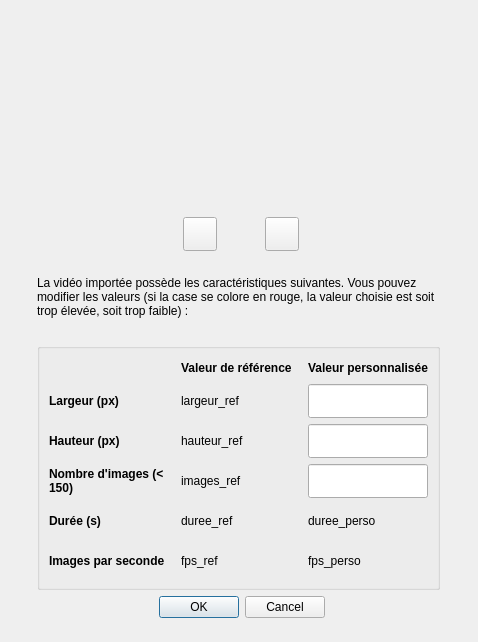
<?xml version="1.0" encoding="UTF-8"?>
<ui version="4.0">
 <class>Dialog</class>
 <widget class="QDialog" name="Dialog">
  <property name="geometry">
   <rect>
    <x>0</x>
    <y>0</y>
    <width>478</width>
    <height>642</height>
   </rect>
  </property>
  <property name="windowTitle">
   <string>Dialog</string>
  </property>
  <layout class="QGridLayout" name="gridLayout">
   <item row="4" column="3">
    <spacer name="verticalSpacer_2">
     <property name="orientation">
      <enum>Qt::Vertical</enum>
     </property>
     <property name="sizeType">
      <enum>QSizePolicy::Fixed</enum>
     </property>
     <property name="sizeHint" stdset="0">
      <size>
       <width>20</width>
       <height>15</height>
      </size>
     </property>
    </spacer>
   </item>
   <item row="7" column="1" colspan="4">
    <widget class="QGroupBox" name="groupBox_2">
     <property name="title">
      <string/>
     </property>
     <layout class="QGridLayout" name="gridLayout_2">
      <item row="0" column="2">
       <widget class="QLabel" name="label_7">
        <property name="styleSheet">
         <string notr="true">font-weight:bold</string>
        </property>
        <property name="text">
         <string>Valeur de référence</string>
        </property>
       </widget>
      </item>
      <item row="1" column="4">
       <widget class="QLineEdit" name="largeur_perso">
        <property name="minimumSize">
         <size>
          <width>0</width>
          <height>34</height>
         </size>
        </property>
       </widget>
      </item>
      <item row="4" column="2">
       <widget class="QLabel" name="duree_ref">
        <property name="sizePolicy">
         <sizepolicy hsizetype="Preferred" vsizetype="Fixed">
          <horstretch>0</horstretch>
          <verstretch>0</verstretch>
         </sizepolicy>
        </property>
        <property name="minimumSize">
         <size>
          <width>0</width>
          <height>34</height>
         </size>
        </property>
        <property name="text">
         <string>duree_ref</string>
        </property>
       </widget>
      </item>
      <item row="1" column="2">
       <widget class="QLabel" name="largeur_ref">
        <property name="sizePolicy">
         <sizepolicy hsizetype="Preferred" vsizetype="Fixed">
          <horstretch>0</horstretch>
          <verstretch>0</verstretch>
         </sizepolicy>
        </property>
        <property name="minimumSize">
         <size>
          <width>0</width>
          <height>34</height>
         </size>
        </property>
        <property name="text">
         <string>largeur_ref</string>
        </property>
       </widget>
      </item>
      <item row="4" column="0">
       <widget class="QLabel" name="label_2">
        <property name="sizePolicy">
         <sizepolicy hsizetype="Preferred" vsizetype="Fixed">
          <horstretch>0</horstretch>
          <verstretch>0</verstretch>
         </sizepolicy>
        </property>
        <property name="minimumSize">
         <size>
          <width>0</width>
          <height>34</height>
         </size>
        </property>
        <property name="styleSheet">
         <string notr="true">font-weight:bold</string>
        </property>
        <property name="text">
         <string>Durée (s)</string>
        </property>
       </widget>
      </item>
      <item row="1" column="1">
       <spacer name="horizontalSpacer">
        <property name="orientation">
         <enum>Qt::Horizontal</enum>
        </property>
        <property name="sizeType">
         <enum>QSizePolicy::Fixed</enum>
        </property>
        <property name="sizeHint" stdset="0">
         <size>
          <width>10</width>
          <height>29</height>
         </size>
        </property>
       </spacer>
      </item>
      <item row="5" column="2">
       <widget class="QLabel" name="fps_ref">
        <property name="sizePolicy">
         <sizepolicy hsizetype="Preferred" vsizetype="Fixed">
          <horstretch>0</horstretch>
          <verstretch>0</verstretch>
         </sizepolicy>
        </property>
        <property name="minimumSize">
         <size>
          <width>0</width>
          <height>34</height>
         </size>
        </property>
        <property name="text">
         <string>fps_ref</string>
        </property>
       </widget>
      </item>
      <item row="4" column="4">
       <widget class="QLabel" name="duree_perso">
        <property name="sizePolicy">
         <sizepolicy hsizetype="Preferred" vsizetype="Fixed">
          <horstretch>0</horstretch>
          <verstretch>0</verstretch>
         </sizepolicy>
        </property>
        <property name="minimumSize">
         <size>
          <width>0</width>
          <height>34</height>
         </size>
        </property>
        <property name="text">
         <string>duree_perso</string>
        </property>
       </widget>
      </item>
      <item row="3" column="4">
       <widget class="QLineEdit" name="images_perso">
        <property name="minimumSize">
         <size>
          <width>0</width>
          <height>34</height>
         </size>
        </property>
       </widget>
      </item>
      <item row="3" column="2">
       <widget class="QLabel" name="images_ref">
        <property name="sizePolicy">
         <sizepolicy hsizetype="Preferred" vsizetype="Fixed">
          <horstretch>0</horstretch>
          <verstretch>0</verstretch>
         </sizepolicy>
        </property>
        <property name="minimumSize">
         <size>
          <width>0</width>
          <height>34</height>
         </size>
        </property>
        <property name="text">
         <string>images_ref</string>
        </property>
       </widget>
      </item>
      <item row="5" column="4">
       <widget class="QLabel" name="fps_perso">
        <property name="sizePolicy">
         <sizepolicy hsizetype="Preferred" vsizetype="Fixed">
          <horstretch>0</horstretch>
          <verstretch>0</verstretch>
         </sizepolicy>
        </property>
        <property name="minimumSize">
         <size>
          <width>0</width>
          <height>34</height>
         </size>
        </property>
        <property name="text">
         <string>fps_perso</string>
        </property>
       </widget>
      </item>
      <item row="0" column="4">
       <widget class="QLabel" name="label_8">
        <property name="styleSheet">
         <string notr="true">font-weight:bold</string>
        </property>
        <property name="text">
         <string>Valeur personnalisée</string>
        </property>
       </widget>
      </item>
      <item row="2" column="0">
       <widget class="QLabel" name="label_4">
        <property name="sizePolicy">
         <sizepolicy hsizetype="Preferred" vsizetype="Fixed">
          <horstretch>0</horstretch>
          <verstretch>0</verstretch>
         </sizepolicy>
        </property>
        <property name="minimumSize">
         <size>
          <width>0</width>
          <height>34</height>
         </size>
        </property>
        <property name="styleSheet">
         <string notr="true">font-weight:bold</string>
        </property>
        <property name="text">
         <string>Hauteur (px)</string>
        </property>
       </widget>
      </item>
      <item row="5" column="0">
       <widget class="QLabel" name="IPS">
        <property name="sizePolicy">
         <sizepolicy hsizetype="Preferred" vsizetype="Fixed">
          <horstretch>0</horstretch>
          <verstretch>0</verstretch>
         </sizepolicy>
        </property>
        <property name="minimumSize">
         <size>
          <width>0</width>
          <height>34</height>
         </size>
        </property>
        <property name="styleSheet">
         <string notr="true">font-weight:bold</string>
        </property>
        <property name="text">
         <string>Images par seconde</string>
        </property>
       </widget>
      </item>
      <item row="1" column="0">
       <widget class="QLabel" name="label_3">
        <property name="sizePolicy">
         <sizepolicy hsizetype="Preferred" vsizetype="Fixed">
          <horstretch>0</horstretch>
          <verstretch>0</verstretch>
         </sizepolicy>
        </property>
        <property name="minimumSize">
         <size>
          <width>0</width>
          <height>34</height>
         </size>
        </property>
        <property name="styleSheet">
         <string notr="true">font-weight:bold</string>
        </property>
        <property name="text">
         <string>Largeur (px)</string>
        </property>
       </widget>
      </item>
      <item row="2" column="2">
       <widget class="QLabel" name="hauteur_ref">
        <property name="sizePolicy">
         <sizepolicy hsizetype="Preferred" vsizetype="Fixed">
          <horstretch>0</horstretch>
          <verstretch>0</verstretch>
         </sizepolicy>
        </property>
        <property name="minimumSize">
         <size>
          <width>0</width>
          <height>34</height>
         </size>
        </property>
        <property name="text">
         <string>hauteur_ref</string>
        </property>
       </widget>
      </item>
      <item row="3" column="0">
       <widget class="QLabel" name="label_6">
        <property name="sizePolicy">
         <sizepolicy hsizetype="Preferred" vsizetype="Fixed">
          <horstretch>0</horstretch>
          <verstretch>0</verstretch>
         </sizepolicy>
        </property>
        <property name="minimumSize">
         <size>
          <width>0</width>
          <height>34</height>
         </size>
        </property>
        <property name="styleSheet">
         <string notr="true">font-weight:bold</string>
        </property>
        <property name="text">
         <string>Nombre d'images (&lt; 150)</string>
        </property>
        <property name="wordWrap">
         <bool>true</bool>
        </property>
       </widget>
      </item>
      <item row="2" column="4">
       <widget class="QLineEdit" name="hauteur_perso">
        <property name="minimumSize">
         <size>
          <width>0</width>
          <height>34</height>
         </size>
        </property>
       </widget>
      </item>
      <item row="0" column="3">
       <spacer name="horizontalSpacer_2">
        <property name="orientation">
         <enum>Qt::Horizontal</enum>
        </property>
        <property name="sizeType">
         <enum>QSizePolicy::Fixed</enum>
        </property>
        <property name="sizeHint" stdset="0">
         <size>
          <width>10</width>
          <height>20</height>
         </size>
        </property>
       </spacer>
      </item>
     </layout>
    </widget>
   </item>
   <item row="0" column="3">
    <layout class="QGridLayout" name="gridLayout_3">
     <item row="0" column="0">
      <widget class="QLabel" name="img_label">
       <property name="sizePolicy">
        <sizepolicy hsizetype="Fixed" vsizetype="Fixed">
         <horstretch>0</horstretch>
         <verstretch>0</verstretch>
        </sizepolicy>
       </property>
       <property name="minimumSize">
        <size>
         <width>200</width>
         <height>200</height>
        </size>
       </property>
       <property name="maximumSize">
        <size>
         <width>200</width>
         <height>200</height>
        </size>
       </property>
       <property name="text">
        <string/>
       </property>
       <property name="alignment">
        <set>Qt::AlignCenter</set>
       </property>
      </widget>
     </item>
     <item row="1" column="0">
      <layout class="QHBoxLayout" name="horizontalLayout_2">
       <item>
        <widget class="QPushButton" name="left_btn">
         <property name="sizePolicy">
          <sizepolicy hsizetype="Fixed" vsizetype="Fixed">
           <horstretch>0</horstretch>
           <verstretch>0</verstretch>
          </sizepolicy>
         </property>
         <property name="minimumSize">
          <size>
           <width>34</width>
           <height>34</height>
          </size>
         </property>
         <property name="maximumSize">
          <size>
           <width>34</width>
           <height>34</height>
          </size>
         </property>
         <property name="text">
          <string/>
         </property>
        </widget>
       </item>
       <item>
        <widget class="QPushButton" name="right_btn">
         <property name="sizePolicy">
          <sizepolicy hsizetype="Fixed" vsizetype="Fixed">
           <horstretch>0</horstretch>
           <verstretch>0</verstretch>
          </sizepolicy>
         </property>
         <property name="minimumSize">
          <size>
           <width>34</width>
           <height>34</height>
          </size>
         </property>
         <property name="maximumSize">
          <size>
           <width>34</width>
           <height>34</height>
          </size>
         </property>
         <property name="text">
          <string/>
         </property>
        </widget>
       </item>
      </layout>
     </item>
    </layout>
   </item>
   <item row="5" column="1" colspan="4">
    <widget class="QLabel" name="label">
     <property name="sizePolicy">
      <sizepolicy hsizetype="Preferred" vsizetype="Fixed">
       <horstretch>0</horstretch>
       <verstretch>0</verstretch>
      </sizepolicy>
     </property>
     <property name="minimumSize">
      <size>
       <width>0</width>
       <height>50</height>
      </size>
     </property>
     <property name="text">
      <string>La vidéo importée possède les caractéristiques suivantes. Vous pouvez modifier les valeurs (si la case se colore en rouge, la valeur choisie est soit trop élevée, soit trop faible) :</string>
     </property>
     <property name="wordWrap">
      <bool>true</bool>
     </property>
    </widget>
   </item>
   <item row="8" column="5">
    <spacer name="horizontalSpacer_3">
     <property name="orientation">
      <enum>Qt::Horizontal</enum>
     </property>
     <property name="sizeHint" stdset="0">
      <size>
       <width>40</width>
       <height>20</height>
      </size>
     </property>
    </spacer>
   </item>
   <item row="8" column="0">
    <spacer name="horizontalSpacer_4">
     <property name="orientation">
      <enum>Qt::Horizontal</enum>
     </property>
     <property name="sizeHint" stdset="0">
      <size>
       <width>40</width>
       <height>20</height>
      </size>
     </property>
    </spacer>
   </item>
   <item row="9" column="3">
    <spacer name="verticalSpacer">
     <property name="orientation">
      <enum>Qt::Vertical</enum>
     </property>
     <property name="sizeHint" stdset="0">
      <size>
       <width>20</width>
       <height>40</height>
      </size>
     </property>
    </spacer>
   </item>
   <item row="8" column="3">
    <widget class="QDialogButtonBox" name="buttonBox">
     <property name="orientation">
      <enum>Qt::Horizontal</enum>
     </property>
     <property name="standardButtons">
      <set>QDialogButtonBox::Cancel|QDialogButtonBox::Ok</set>
     </property>
     <property name="centerButtons">
      <bool>true</bool>
     </property>
    </widget>
   </item>
   <item row="6" column="3">
    <spacer name="verticalSpacer_4">
     <property name="orientation">
      <enum>Qt::Vertical</enum>
     </property>
     <property name="sizeType">
      <enum>QSizePolicy::Fixed</enum>
     </property>
     <property name="sizeHint" stdset="0">
      <size>
       <width>20</width>
       <height>15</height>
      </size>
     </property>
    </spacer>
   </item>
  </layout>
 </widget>
 <resources/>
 <connections>
  <connection>
   <sender>buttonBox</sender>
   <signal>accepted()</signal>
   <receiver>Dialog</receiver>
   <slot>accept()</slot>
   <hints>
    <hint type="sourcelabel">
     <x>248</x>
     <y>254</y>
    </hint>
    <hint type="destinationlabel">
     <x>157</x>
     <y>274</y>
    </hint>
   </hints>
  </connection>
  <connection>
   <sender>buttonBox</sender>
   <signal>rejected()</signal>
   <receiver>Dialog</receiver>
   <slot>reject()</slot>
   <hints>
    <hint type="sourcelabel">
     <x>316</x>
     <y>260</y>
    </hint>
    <hint type="destinationlabel">
     <x>286</x>
     <y>274</y>
    </hint>
   </hints>
  </connection>
 </connections>
</ui>
